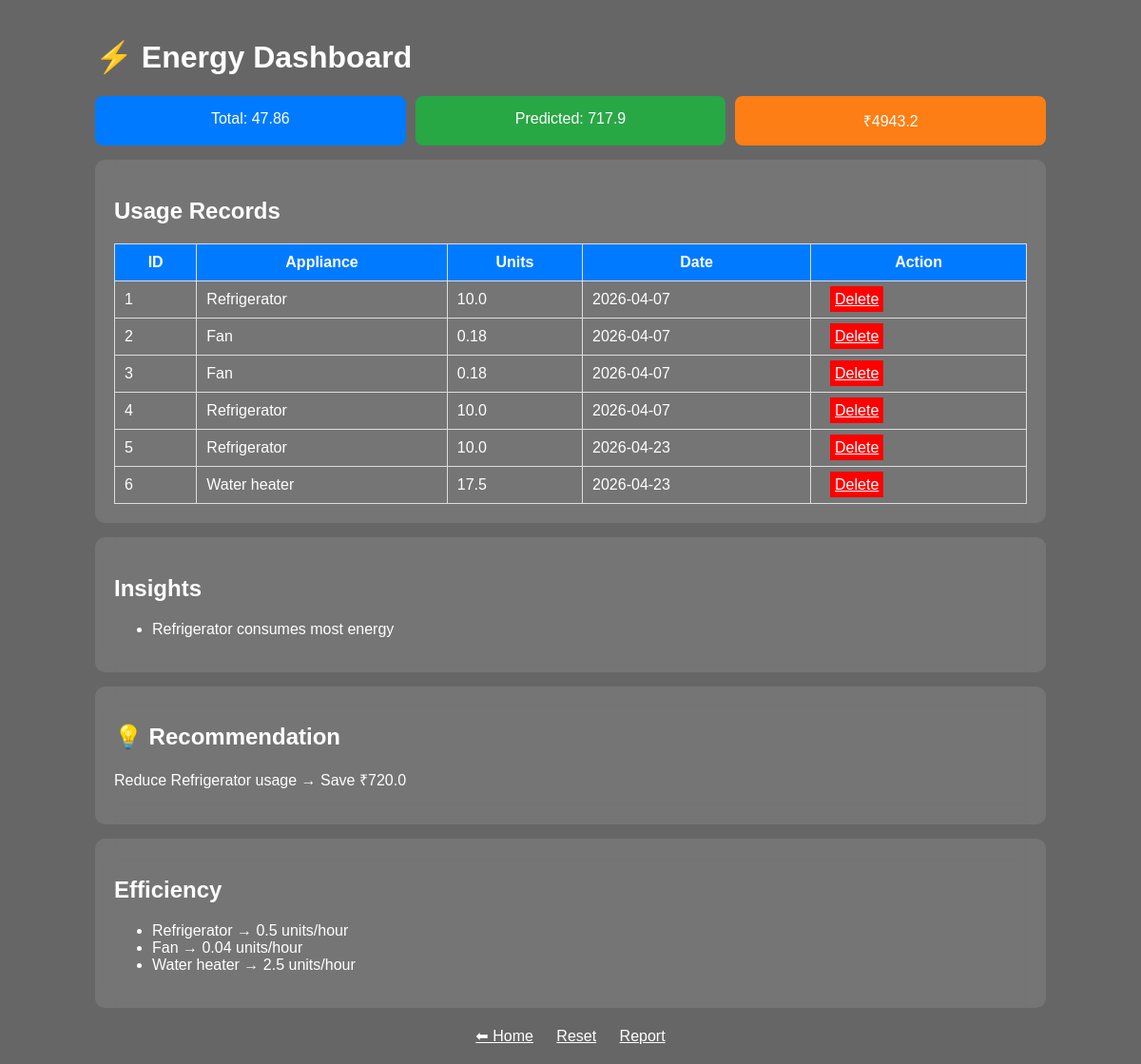
/dashboard (signed in), run on the app's committed database.
### tables this page shows
CREATE TABLE usage (
        id INTEGER PRIMARY KEY,
        username TEXT,
        appliance TEXT,
        power REAL,
        hours REAL,
        units REAL,
        date TEXT
    );

### app.py (the view)
@app.route('/dashboard')
def dashboard():
    conn = sqlite3.connect('database.db')
    c = conn.cursor()
    c.execute("SELECT id, appliance, units, hours, date FROM usage WHERE username=?", (session['user'],))
    rows = c.fetchall()
    conn.close()
    data = [{"id":r[0], "appliance":r[1], "units":r[2], "hours":r[3], "date":r[4]} for r in rows]
    result = analyze(data)
    return render_template('dashboard.html', data=data, result=result)

### engine.py (called while the page is built)
def slab_cost(units):
    if units <= 100:
        return units * 3
    elif units <= 200:
        return 100*3 + (units-100)*5
    else:
        return 100*3 + 100*5 + (units-200)*8

### templates/dashboard.html (shortened to what this page needs)
<!DOCTYPE html>
<html>
<head>
</head>
<body>
<div class="overlay"></div>
<div class="container">
<h1>⚡ Energy Dashboard</h1>
<div class="grid">
<div class="box blue">Total: {{ result.total_units }}</div>
<div class="box green">Predicted: {{ result.predicted_units }}</div>
<div class="box orange">₹{{ result.estimated_cost }}</div>
</div>
<div class="card">
<h2>Usage Records</h2>
<table>
<tr><th>ID</th><th>Appliance</th><th>Units</th><th>Date</th><th>Action</th></tr>
{% for d in data %}
<tr>
<td>{{ d.id }}</td>
<td>{{ d.appliance }}</td>
<td>{{ d.units }}</td>
<td>{{ d.date }}</td>
<td><a class="btn" href="/delete/{{ d.id }}">Delete</a></td>
</tr>
{% endfor %}
</table>
</div>
<div class="card">
<h2>Insights</h2>
<ul>
{% for i in result.insights %}
<li>{{ i }}</li>
{% endfor %}
</ul>
</div>
<div class="card">
<h2>💡 Recommendation</h2>
<p>{{ result.saving_tip }}</p>
</div>
<div class="card">
<h2>Efficiency</h2>
<ul>
{% for k,v in result.efficiency.items() %}
<li>{{ k }} → {{ v }} units/hour</li>
{% endfor %}
</ul>
</div>
<div class="nav">
<a href="/">⬅ Home</a>
<a href="/reset">Reset</a>
<a href="/report">Report</a>
</div>
</div>
</body>
</html>

### templates/dashboard.html (style rules this page uses)
body { margin:0; font-family:Arial; background:url("https://img.freepik.com/premium-psd/3d-electric-bill-scene-with-solar-energy-house_643173-21.jpg?semt=ais_hybrid") no-repeat center center fixed; background-size:cover; }
.overlay { position:fixed; width:100%; height:100%; background:rgba(0,0,0,0.6); }
.container { position:relative; z-index:2; max-width:1000px; margin:auto; padding:20px; color:white; }
.card { background:rgba(255,255,255,0.1); backdrop-filter:blur(10px); padding:20px; margin:15px 0; border-radius:10px; }
.grid { display:flex; gap:10px; }
.box { flex:1; padding:15px; text-align:center; border-radius:8px; }
.blue { background:#007bff; }
.green { background:#28a745; }
.orange { background:#fd7e14; }
table { width:100%; border-collapse:collapse; }
th,td { padding:10px; border:1px solid #ddd; }
th { background:#007bff; }
.btn { background:red; color:white; padding:5px; }
.nav { text-align:center; margin-top:20px; }
a { color:white; margin:0 10px; }

### data on the page
usage: id "1", appliance "Refrigerator", units "10.0", date "2026-04-07", v "0.5"
usage: id "2", appliance "Fan", units "0.18", date "2026-04-07", v "0.04"
usage: id "3", appliance "Fan", units "0.18", date "2026-04-07"
usage: id "4", appliance "Refrigerator", units "10.0", date "2026-04-07"
usage: id "5", appliance "Refrigerator", units "10.0", date "2026-04-23"
usage: id "6", appliance "Water heater", units "17.5", date "2026-04-23", v "2.5"

### other printed values
{{ result.total_units }} "47.86"
{{ result.predicted_units }} "717.9"
{{ result.estimated_cost }} "4943.2"
{{ i }} "Refrigerator consumes most energy"
{{ result.saving_tip }} "Reduce Refrigerator usage → Save ₹720.0"
